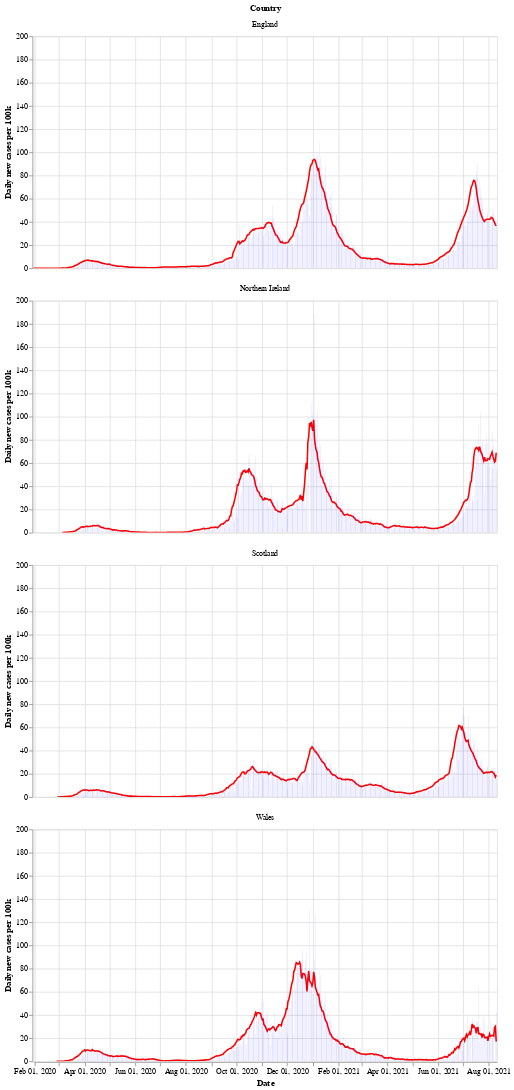

Here is the notebook cell this chart was saved with:
### Markdown cell above
Next is a bar chart of the number of new cases in each country (per 100k population), with the 7 day moving average of cases. Again we see that Wales saw a longer period of raising and falling cases compared to the other countries.

After a period of cases falling, each nation is now seeing a rise in the number of cases - especially in Wales.

### Code cell
# collapse
bars = alt.Chart(uk_cases).mark_bar().encode(
    x=alt.X("yearmonthdate(date):T", axis=alt.Axis(title='Date')),
    y=alt.Y("newCasesRate:Q", axis=alt.Axis(title='Daily new cases per 100k')),
    tooltip='newCasesRate',
    color=alt.condition(
        alt.datum.dailyChange > 0,
        alt.value("orange"),  # The positive color
        alt.value("blue")  # The negative color
    )
).properties(title='New cases per 100k population with rolling 7 day average', width=600).interactive()
line = alt.Chart(uk_cases).mark_line(
    color='red',
    size=2,
).transform_window(
    rolling_mean='mean(newCasesRate)',
    frame=[0, 7],
    groupby=['areaName']
).encode(
    x='yearmonthdate(date):T',
    y='rolling_mean:Q'
)
alt.layer(line, bars, data=uk_cases).facet(alt.Row('areaName', title='Country'), columns=1)

### Figure 1 — Vega-Lite specification as saved in the notebook (floating-point values rounded to 4 significant figures; data arrays with more than 128 entries replaced by an {"elided": "..."} marker saying what was removed)
{"config": {"view": {"continuousWidth": 400, "continuousHeight": 300}}, "data": {"name": "data-6adc8a7d1a96e64ab61dbe8e485c82a9"}, "facet": {"type": "nominal", "field": "areaName", "title": "Country"}, "spec": {"layer": [{"mark": {"type": "line", "color": "red", "size": 2}, "encoding": {"x": {"type": "temporal", "field": "date", "timeUnit": "yearmonthdate"}, "y": {"type": "quantitative", "field": "rolling_mean"}}, "transform": [{"window": [{"op": "mean", "field": "newCasesRate", "as": "rolling_mean"}], "frame": [0, 7], "groupby": ["areaName"]}]}, {"mark": "bar", "encoding": {"color": {"condition": {"value": "orange", "test": "(datum.dailyChange > 0)"}, "value": "blue"}, "tooltip": {"type": "quantitative", "field": "newCasesRate"}, "x": {"type": "temporal", "axis": {"title": "Date"}, "field": "date", "timeUnit": "yearmonthdate"}, "y": {"type": "quantitative", "axis": {"title": "Daily new cases per 100k"}, "field": "newCasesRate"}}, "selection": {"selector002": {"type": "interval", "bind": "scales", "encodings": ["x", "y"]}}, "title": "New cases per 100k population with rolling 7 day average", "width": 600}]}, "columns": 1, "$schema": "https://vega.github.io/schema/vega-lite/v4.8.1.json", "datasets": {"data-6adc8a7d1a96e64ab61dbe8e485c82a9": {"elided": "2144 records"}}}
